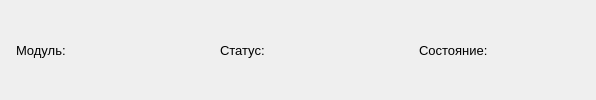
           <widget class="QWidget" name="wgtModuleInfo" native="true">
            <property name="sizePolicy">
             <sizepolicy hsizetype="Preferred" vsizetype="Fixed">
              <horstretch>0</horstretch>
              <verstretch>0</verstretch>
             </sizepolicy>
            </property>
            <property name="minimumSize">
             <size>
              <width>0</width>
              <height>30</height>
             </size>
            </property>
            <property name="styleSheet">
             <string notr="true"/>
            </property>
            <layout class="QHBoxLayout" name="horizontalLayout_7">
             <property name="spacing">
              <number>6</number>
             </property>
             <property name="leftMargin">
              <number>16</number>
             </property>
             <property name="topMargin">
              <number>0</number>
             </property>
             <property name="rightMargin">
              <number>0</number>
             </property>
             <property name="bottomMargin">
              <number>0</number>
             </property>
             <item>
              <layout class="QGridLayout" name="gridLayout">
               <item row="0" column="3">
                <spacer name="horizontalSpacer_2">
                 <property name="orientation">
                  <enum>Qt::Horizontal</enum>
                 </property>
                 <property name="sizeHint" stdset="0">
                  <size>
                   <width>40</width>
                   <height>20</height>
                  </size>
                 </property>
                </spacer>
               </item>
               <item row="0" column="2">
                <layout class="QHBoxLayout" name="horizontalLayout_2">
                 <property name="spacing">
                  <number>4</number>
                 </property>
                 <item>
                  <widget class="QLabel" name="label_32">
                   <property name="sizePolicy">
                    <sizepolicy hsizetype="Maximum" vsizetype="Preferred">
                     <horstretch>0</horstretch>
                     <verstretch>0</verstretch>
                    </sizepolicy>
                   </property>
                   <property name="font">
                    <font>
                     <pointsize>10</pointsize>
                     <weight>50</weight>
                     <bold>false</bold>
                    </font>
                   </property>
                   <property name="text">
                    <string>Статус: </string>
                   </property>
                  </widget>
                 </item>
                 <item>
                  <widget class="QLabel" name="lblModuleStatus">
                   <property name="sizePolicy">
                    <sizepolicy hsizetype="Fixed" vsizetype="Preferred">
                     <horstretch>0</horstretch>
                     <verstretch>0</verstretch>
                    </sizepolicy>
                   </property>
                   <property name="minimumSize">
                    <size>
                     <width>100</width>
                     <height>0</height>
                    </size>
                   </property>
                   <property name="font">
                    <font>
                     <pointsize>12</pointsize>
                     <weight>75</weight>
                     <bold>true</bold>
                    </font>
                   </property>
                   <property name="text">
                    <string/>
                   </property>
                  </widget>
                 </item>
                </layout>
               </item>
               <item row="0" column="4">
                <layout class="QHBoxLayout" name="horizontalLayout_3">
                 <property name="spacing">
                  <number>4</number>
                 </property>
                 <item>
                  <widget class="QLabel" name="label_34">
                   <property name="sizePolicy">
                    <sizepolicy hsizetype="Maximum" vsizetype="Preferred">
                     <horstretch>0</horstretch>
                     <verstretch>0</verstretch>
                    </sizepolicy>
                   </property>
                   <property name="font">
                    <font>
                     <pointsize>10</pointsize>
                     <weight>50</weight>
                     <bold>false</bold>
                    </font>
                   </property>
                   <property name="text">
                    <string>Состояние: </string>
                   </property>
                  </widget>
                 </item>
                 <item>
                  <widget class="QLabel" name="lblModuleState">
                   <property name="sizePolicy">
                    <sizepolicy hsizetype="Fixed" vsizetype="Preferred">
                     <horstretch>0</horstretch>
                     <verstretch>0</verstretch>
                    </sizepolicy>
                   </property>
                   <property name="minimumSize">
                    <size>
                     <width>100</width>
                     <height>0</height>
                    </size>
                   </property>
                   <property name="font">
                    <font>
                     <pointsize>12</pointsize>
                     <weight>75</weight>
                     <bold>true</bold>
                    </font>
                   </property>
                   <property name="text">
                    <string/>
                   </property>
                  </widget>
                 </item>
                </layout>
               </item>
               <item row="0" column="0">
                <layout class="QHBoxLayout" name="horizontalLayout">
                 <property name="spacing">
                  <number>4</number>
                 </property>
                 <item>
                  <widget class="QLabel" name="lblSelectedModule">
                   <property name="sizePolicy">
                    <sizepolicy hsizetype="Maximum" vsizetype="Preferred">
                     <horstretch>0</horstretch>
                     <verstretch>0</verstretch>
                    </sizepolicy>
                   </property>
                   <property name="font">
                    <font>
                     <pointsize>10</pointsize>
                     <weight>50</weight>
                     <bold>false</bold>
                    </font>
                   </property>
                   <property name="text">
                    <string>Модуль: </string>
                   </property>
                  </widget>
                 </item>
                 <item>
                  <widget class="QLabel" name="lblModuleName">
                   <property name="sizePolicy">
                    <sizepolicy hsizetype="Fixed" vsizetype="Preferred">
                     <horstretch>0</horstretch>
                     <verstretch>0</verstretch>
                    </sizepolicy>
                   </property>
                   <property name="minimumSize">
                    <size>
                     <width>100</width>
                     <height>0</height>
                    </size>
                   </property>
                   <property name="font">
                    <font>
                     <pointsize>12</pointsize>
                     <weight>75</weight>
                     <bold>true</bold>
                    </font>
                   </property>
                   <property name="text">
                    <string/>
                   </property>
                  </widget>
                 </item>
                </layout>
               </item>
               <item row="0" column="1">
                <spacer name="horizontalSpacer_3">
                 <property name="orientation">
                  <enum>Qt::Horizontal</enum>
                 </property>
                 <property name="sizeHint" stdset="0">
                  <size>
                   <width>40</width>
                   <height>20</height>
                  </size>
                 </property>
                </spacer>
               </item>
              </layout>
             </item>
            </layout>
           </widget>
